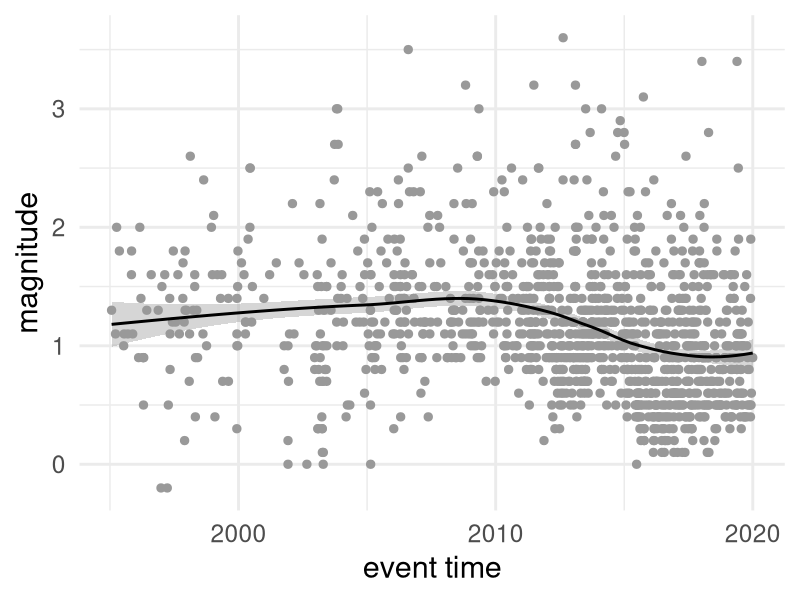
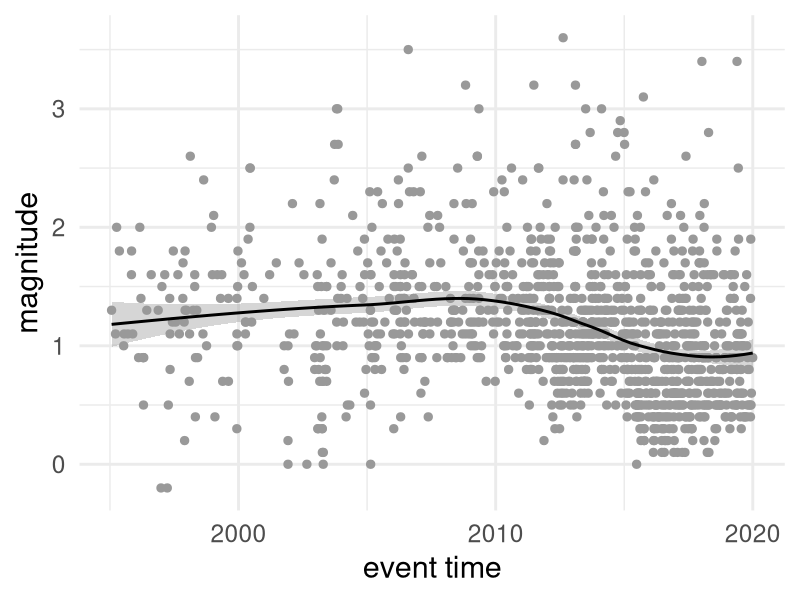
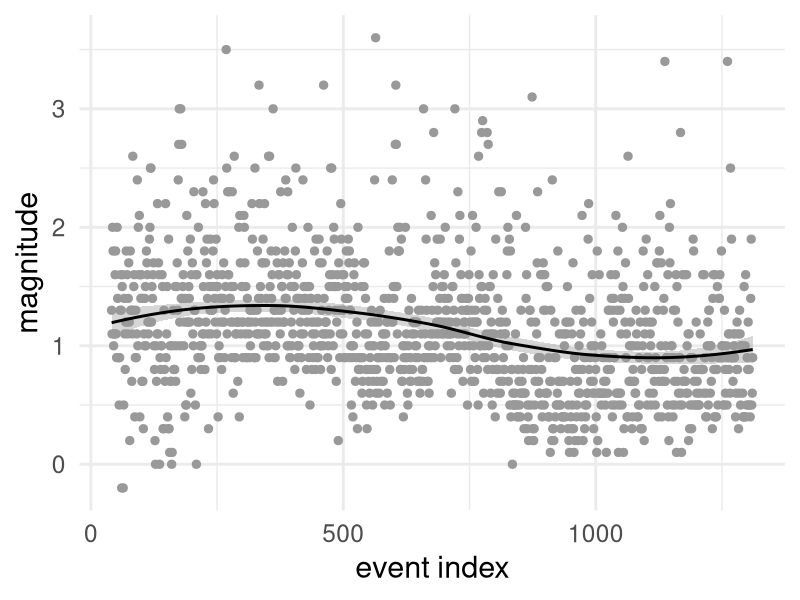

Recreate these plots in R, in order. (Note: this script raises an error after producing the figures.)
# Groningnen catalogue plots:
# 0) Filter full catalogue to date range [1995-01-01 to 2020-01-01)
# 1) Plot on natural time scale with loess mean
# 2) Plot on index time scale with loess mean

## SOURCE ----------------------------------------------------------------------
library(dplyr)

## LOAD DATA -------------------------------------------------------------------
cat_full <- readr::read_csv(file = "../00_data/output/2020-05-14_14-46-48_cat.csv")
cat_full <- cat_full %>%
  mutate(index = order(julian2)) %>%
  filter(date >= as.Date("1995-01-01")) %>%
  filter(date < as.Date("2020-01-01")) %>%
  select(mag,index, date)

## PLOT CATALOGUES -------------------------------------------------------------

pdf(file = './output/plots/groningen_catalgoue.pdf', width = 8, height = 5)
## PLOT 1 -- Natural timescale
ggplot2::ggplot(cat_full, ggplot2::aes(x = date, y = mag)) +
  ggplot2:: geom_point(col = 'grey60', size = 2.5) +
  ggplot2::geom_smooth(method = 'loess', col = 'black',) +
  ggplot2::ylab('magnitude') +
  ggplot2::xlab('event time') +
  ggplot2::theme_minimal(base_size = 22)

## PLOT 2 -- Index timescale
ggplot2::ggplot(cat_full, ggplot2::aes(x = index, y = mag)) +
  ggplot2:: geom_point(col = 'grey60', size = 2.5) +
  ggplot2::geom_smooth(method = 'loess', col = 'black',) +
  ggplot2::ylab('magnitude') +
  ggplot2::xlab('event index') +
  ggplot2::theme_minimal(base_size = 22)
dev.off()

## SAME PLOTS BUT PNG ----------------------------------------------------------


## PLOT 1 -- Natural timescale
ggplot2::ggplot(cat_full, ggplot2::aes(x = date, y = mag)) +
  ggplot2:: geom_point(col = 'grey60', size = 2.5) +
  ggplot2::geom_smooth(method = 'loess', col = 'black',) +
  ggplot2::ylab('magnitude') +
  ggplot2::xlab('event time') +
  ggplot2::theme_minimal(base_size = 22)
ggplot2::ggsave("./output/plots/groningen_catalogue_natural.jpg", width = 8, height = 5)

## PLOT 2 -- Index timescale
ggplot2::ggplot(cat_full, ggplot2::aes(x = index, y = mag)) +
  ggplot2:: geom_point(col = 'grey60', size = 2.5) +
  ggplot2::geom_smooth(method = 'loess', col = 'black',) +
  ggplot2::ylab('magnitude') +
  ggplot2::xlab('event index') +
  ggplot2::theme_minimal(base_size = 22)
ggplot2::ggsave("./output/plots/groningen_catalogue_index.jpg", width = 8, height = 5)

